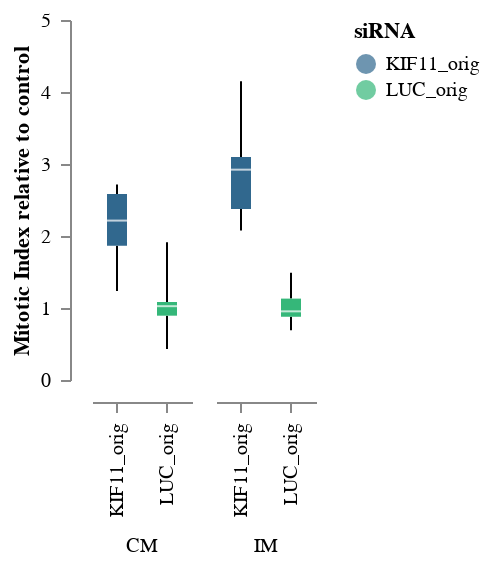

The cell this chart's notebook holds for it:
### Code cell
BINBOX_MitoticIndex_Time_fold = Binned_Boxplot2(
    data = df,
    x = 'siRNA',
    y = 'Mitotic_index_relative',
    x_title = '',
    y_title = 'Mitotic Index relative to control',
    color = 'siRNA',
    column = 'Cells',
    y_min = 0,
    y_max = 5
)
BINBOX_MitoticIndex_Time_fold
